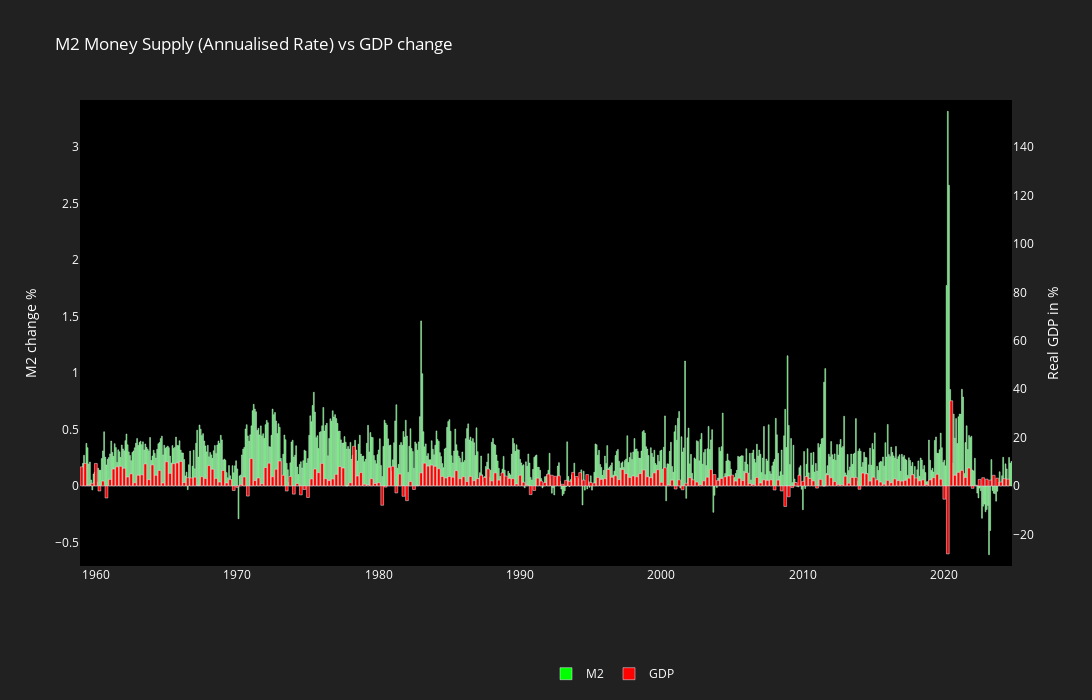

The notebook cell saved with this chart:
### Code cell
fig = go.Figure()

fig.add_trace(go.Bar(
    x=M2_df.index,
    y=M2_df['Annualised Rate'],
    name='M2',
    marker=dict(color='rgba(0, 255, 0, 1)'),
))

filtered_gdp_df = GDP_df[GDP_df.index >= M2_df.index[0]]

fig.add_trace(go.Bar(
    x=filtered_gdp_df.index,
    y=filtered_gdp_df['GDP'],
    name='GDP',
    marker=dict(color='rgba(255, 0, 0, 1)'),
    yaxis="y2"  
))

# ------------------------------------------------------------------------
level_a = 0  # Level on left y-axis
level_b = 0  # Matching level on right y-axis

# Define the ranges for each axis
range_left = [M2_df['Annualised Rate'].min() - .1, M2_df['Annualised Rate'].max() + .1]  # Min and max for right y-axis (to be adjusted)
range_right = [filtered_gdp_df['GDP'].min() - 5, filtered_gdp_df['GDP'].max() + 5]  # Min and max for left y-axis

# Calculate scaling factor to align levels
proportion = (level_a - range_left[0]) / (range_left[1] - range_left[0])  # Position of level_a
range_right[1] = range_right[0] + (level_b - range_right[0]) / proportion  # Adjust right range
# ------------------------------------------------------------------------

fig.update_layout(
    title=dict(text='M2 Money Supply (Annualised Rate) vs GDP change'),
    plot_bgcolor="black",
    paper_bgcolor="#212121",
    font=dict(color="white"),
    width=1400,
    height=700,
    # hovermode="y unified",
    yaxis=dict(title="M2 change %", exponentformat="none", range=range_left, showgrid=False, zeroline=False),
    yaxis2=dict(title="Real GDP in %", overlaying="y", side="right", range=range_right, showgrid=False, zeroline=False),
    barmode="group",
    legend=dict(x=0.5, y=-0.2, orientation="h"),
    xaxis=dict(showgrid=False),
)

fig.show()

### Figure 1 — Plotly figure (JSON) as saved in the notebook; plotly's stock layout.template omitted (floating-point values rounded to 4 significant figures; data arrays with more than 128 entries replaced by an {"elided": "..."} marker saying what was removed)
{"data": [{"marker": {"color": "rgba(0, 255, 0, 1)"}, "name": "M2", "type": "bar", "x": {"elided": "790 str values"}, "y": {"elided": "790 float values"}}, {"marker": {"color": "rgba(255, 0, 0, 1)"}, "name": "GDP", "type": "bar", "x": {"elided": "263 str values"}, "y": {"elided": "263 float values"}, "yaxis": "y2"}], "layout": {"barmode": "group", "font": {"color": "white"}, "height": 700, "legend": {"orientation": "h", "x": 0.5, "y": -0.2}, "paper_bgcolor": "#212121", "plot_bgcolor": "black", "title": {"text": "M2 Money Supply (Annualised Rate) vs GDP change"}, "width": 1400, "xaxis": {"showgrid": false}, "yaxis": {"exponentformat": "none", "range": [-0.7085, 3.414], "showgrid": false, "title": {"text": "M2 change %"}, "zeroline": false}, "yaxis2": {"overlaying": "y", "range": [-33.1, 159.5], "showgrid": false, "side": "right", "title": {"text": "Real GDP in %"}, "zeroline": false}}}
